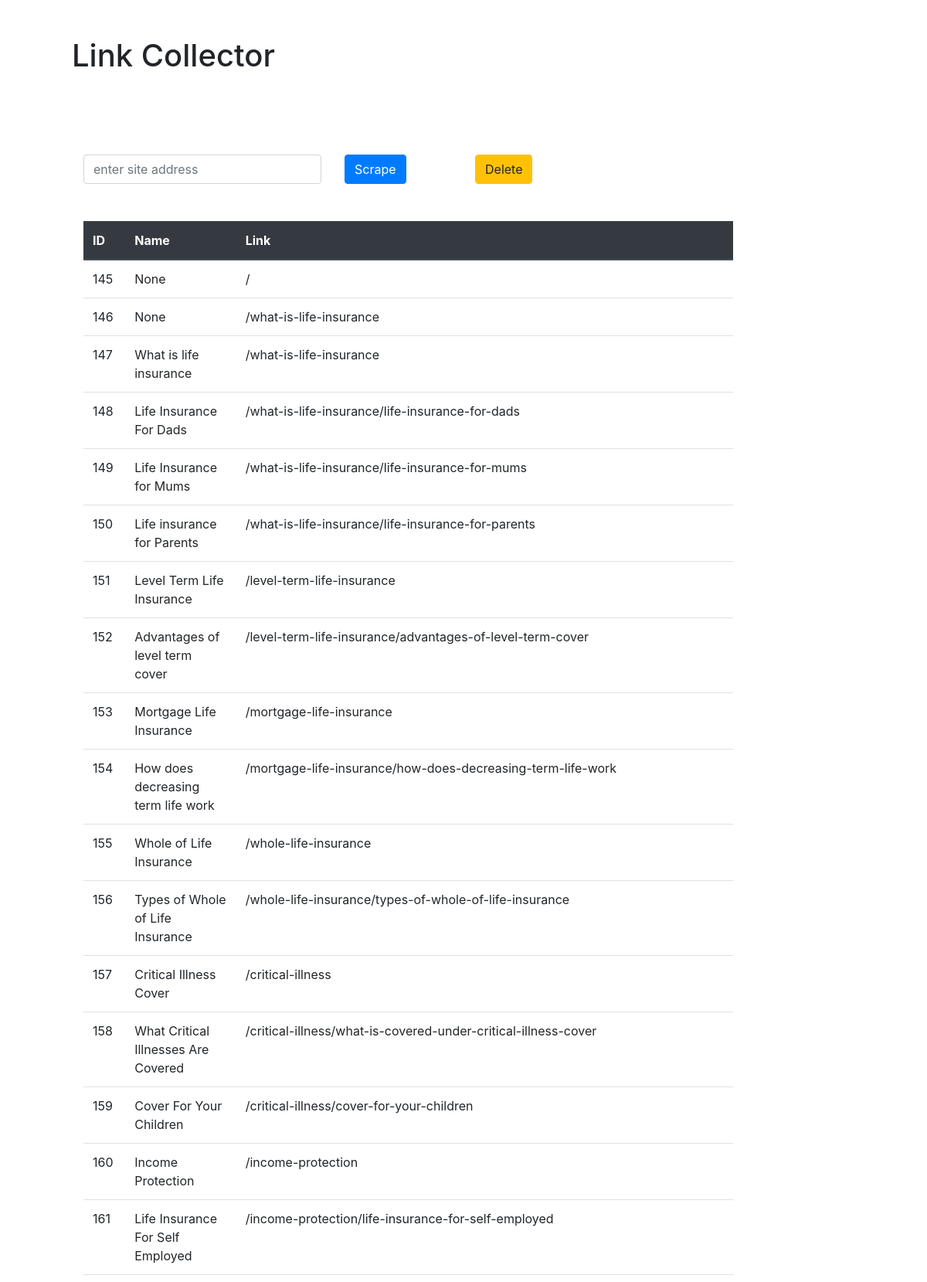
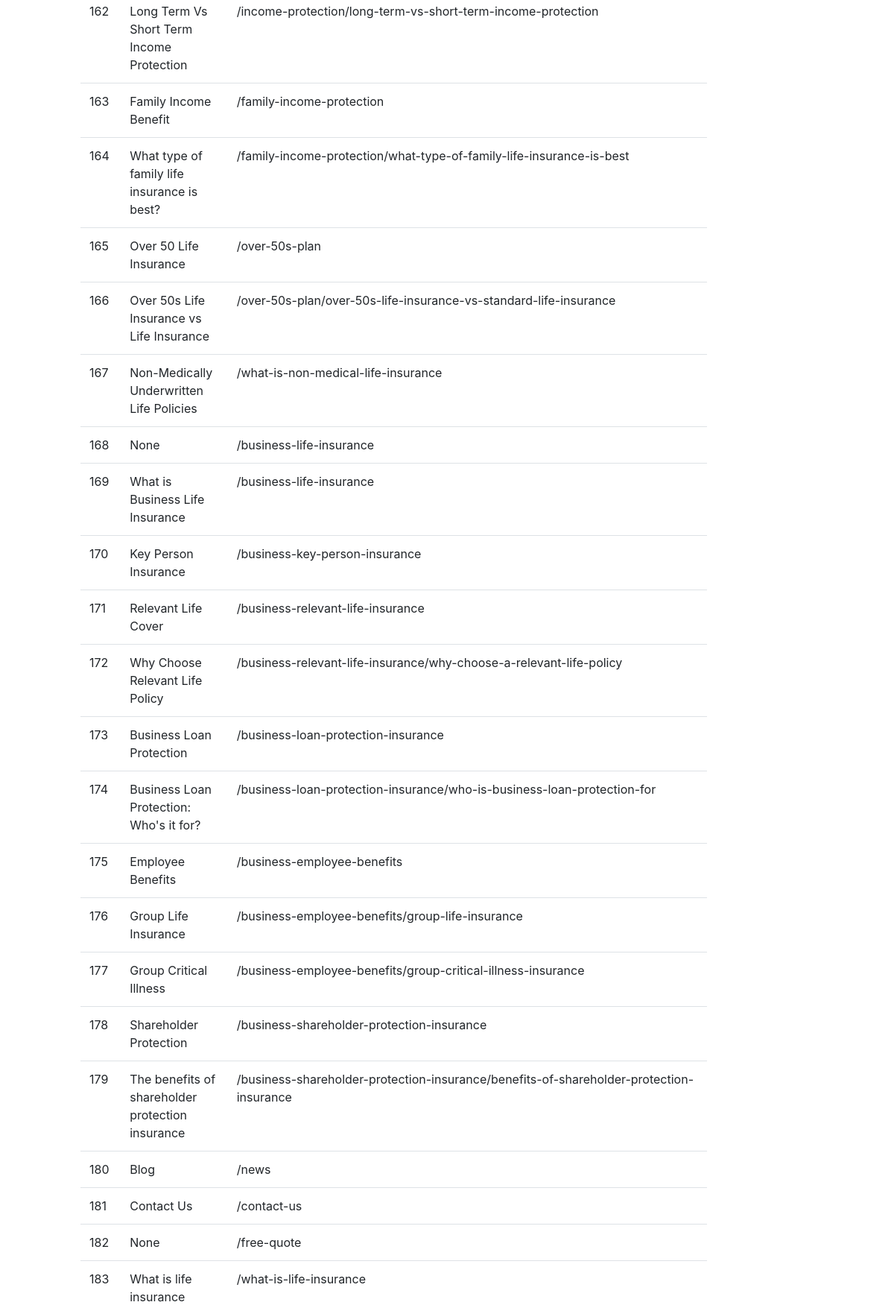
The page / (upper part) on the database its author committed (2 pictures, top to bottom).
### scraper/models.py (models this page shows)
class Link(models.Model):
    address = models.CharField(max_length=1000, null=True, blank=True)
    name = models.CharField(max_length=1000, null=True, blank=True)

### scraper/views.py (the view)
# urls.py: path('', views.scrape, name="scrape"),
def scrape(request):
    if request.method == "POST":
        site = request.POST.get('site', '')
        page = requests.get(site)
        soup = BeautifulSoup(page.text, 'html.parser')
        for link in soup.find_all('a'):
            link_address = link.get('href')
            link_text = link.string
            Link.objects.create(address=link_address, name=link_text)
        return HttpResponseRedirect('/')
    else:
        data = Link.objects.all()
    return render(request, 'scraper/result.html', {'data':data})

### scraper/templates/scraper/result.html (shortened to what this page needs)
<!DOCTYPE html>
<html lang="en">
<head>
        <link rel="stylesheet" href="https://stackpath.bootstrapcdn.com/bootstrap/4.3.1/css/bootstrap.min.css">
</head>
<body>
<div class="container">
         <div class="row">
             <div class="col-md-12 m-5">
                 <h1>Link Collector</h1>
             </div>
         </div>
         <div class="row m-5">
             <div class="col-md-4">
                 <form method="POST" action="/">
                     <input class="form-control" name="site" type="text" id="site" placeholder="enter site address">
                 </div>
                 <div class="col-md-2">
                     <button class="btn btn-primary" type="submit">Scrape</button>
                 </div>
                 <div class="col-md-6">
                     <a class="btn btn-warning" href="/delete">Delete</a>
                 </div>
         </div>
         <div class="row m-5">
            <div class="col-md-8">
                 <table class="table">
                         <thead class="thead-dark">
                           <tr>
                             <th scope="col">ID</th>
                             <th scope="col">Name</th>
                             <th scope="col">Link</th>
                           </tr>
                         </thead>
                         <tbody>
                         {% for link in data %}
                           <tr>
                             <td>{{link.id}}</td>
                             <td>{{link.name}}</td>
                             <td>{{link.address}}</td>
                           </tr>
                           {% endfor %}
                         </tbody>
                       </table>
            </div>
        </div>
    </div>
</body>

### rows shown on the page
Link: id "145", name "None", address "/"
Link: id "146", name "None", address "/what-is-life-insurance"
Link: id "147", name "What is life insurance", address "/what-is-life-insurance"
Link: id "148", name "Life Insurance For Dads", address "/what-is-life-insurance/life-insurance-for-dads"
Link: id "149", name "Life Insurance for Mums", address "/what-is-life-insurance/life-insurance-for-mums"
Link: id "150", name "Life insurance for Parents", address "/what-is-life-insurance/life-insurance-for-parents"
Link: id "151", name "Level Term Life Insurance", address "/level-term-life-insurance"
Link: id "152", name "Advantages of level term cover", address "/level-term-life-insurance/advantages-of-level-term-cover"
Link: id "153", name "Mortgage Life Insurance", address "/mortgage-life-insurance"
Link: id "154", name "How does decreasing term life work", address "/mortgage-life-insurance/how-does-decreasing-term-life-work"
Link: id "155", name "Whole of Life Insurance", address "/whole-life-insurance"
Link: id "156", name "Types of Whole of Life Insurance", address "/whole-life-insurance/types-of-whole-of-life-insurance"
Link: id "157", name "Critical Illness Cover", address "/critical-illness"
Link: id "158", name "What Critical Illnesses Are Covered", address "/critical-illness/what-is-covered-under-critical-illness-cover"
Link: id "159", name "Cover For Your Children", address "/critical-illness/cover-for-your-children"
Link: id "160", name "Income Protection", address "/income-protection"
Link: id "161", name "Life Insurance For Self Employed", address "/income-protection/life-insurance-for-self-employed"
Link: id "162", name "Long Term Vs Short Term Income Protection", address "/income-protection/long-term-vs-short-term-income-protection"
Link: id "163", name "Family Income Benefit", address "/family-income-protection"
Link: id "164", name "What type of family life insurance is best?", address "/family-income-protection/what-type-of-family-life-insurance-is-best"
Link: id "165", name "Over 50 Life Insurance", address "/over-50s-plan"
Link: id "166", name "Over 50s Life Insurance vs Life Insurance", address "/over-50s-plan/over-50s-life-insurance-vs-standard-life-insurance"
Link: id "167", name "Non-Medically Underwritten Life Policies", address "/what-is-non-medical-life-insurance"
Link: id "168", name "None", address "/business-life-insurance"
Link: id "169", name "What is Business Life Insurance", address "/business-life-insurance"
Link: id "170", name "Key Person Insurance", address "/business-key-person-insurance"
Link: id "171", name "Relevant Life Cover", address "/business-relevant-life-insurance"
Link: id "172", name "Why Choose Relevant Life Policy", address "/business-relevant-life-insurance/why-choose-a-relevant-life-policy"
Link: id "173", name "Business Loan Protection", address "/business-loan-protection-insurance"
Link: id "174", name "Business Loan Protection: Who's it for?", address "/business-loan-protection-insurance/who-is-business-loan-protection-for"
Link: id "175", name "Employee Benefits", address "/business-employee-benefits"
Link: id "176", name "Group Life Insurance", address "/business-employee-benefits/group-life-insurance"
Link: id "177", name "Group Critical Illness", address "/business-employee-benefits/group-critical-illness-insurance"
Link: id "178", name "Shareholder Protection", address "/business-shareholder-protection-insurance"
Link: id "179", name "The benefits of shareholder protection insurance", address "/business-shareholder-protection-insurance/benefits-of-shareholder-protection-insurance"
Link: id "180", name "Blog", address "/news"
Link: id "181", name "Contact Us", address "/contact-us"
Link: id "182", name "None", address "/free-quote"
Link: id "183", name "What is life insurance", address "/what-is-life-insurance"
